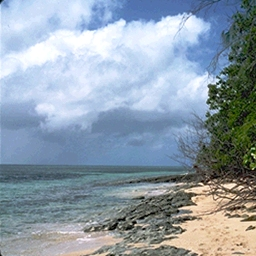
#> input picture coast.jpg, 256 x 256 px
$ python sift.py   (older library calls are emulated)
#> lines starting #> are read from the running program, lines starting #| are printed output that depends on the picture
import cv2
img=cv2.imread('coast.jpg', 0)
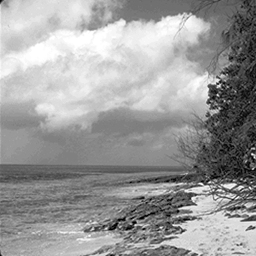
#> img: shape (256, 256); min 0, max 255, mean 154.9
sift=cv2.SIFT()
kp=sift.detect(img, None)
#> kp = 418 keypoints; strongest (x, y, size): (219, 86, 2.4), (134, 222, 2.3), (240, 187, 2.6), (193, 198, 2.8)
img=cv2.drawKeypoints(img,kp)
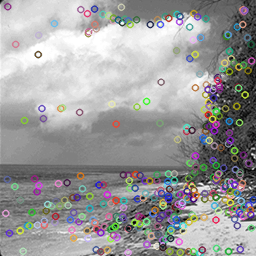
#> img: shape (256, 256, 3); mean of channels 0, 1, 2 154.6, 154.6, 155.1; drawn as B, G, R
cv2.imwrite('sift_keypoints.jpg',img)

$ run again, with tallbuilding.jpg copied over coast.jpg
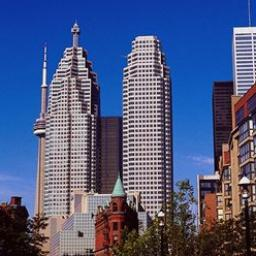
#> input picture tallbuilding.jpg, 256 x 256 px
#> `img=cv2.imread('coast.jpg', 0)`:
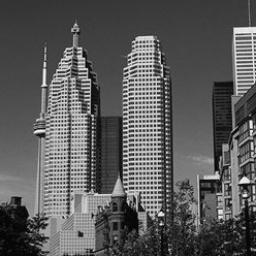
#> img: shape (256, 256); min 0, max 255, mean 90.5
#> kp = 1097 keypoints; strongest (x, y, size): (245, 180, 4.6), (245, 195, 2.5), (161, 214, 3.2), (251, 122, 2.5)
#> `img=cv2.drawKeypoints(img,kp)`:
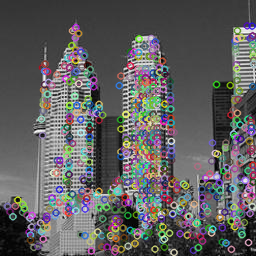
#> img: shape (256, 256, 3); mean of channels 0, 1, 2 94.9, 94.3, 95.3; drawn as B, G, R
